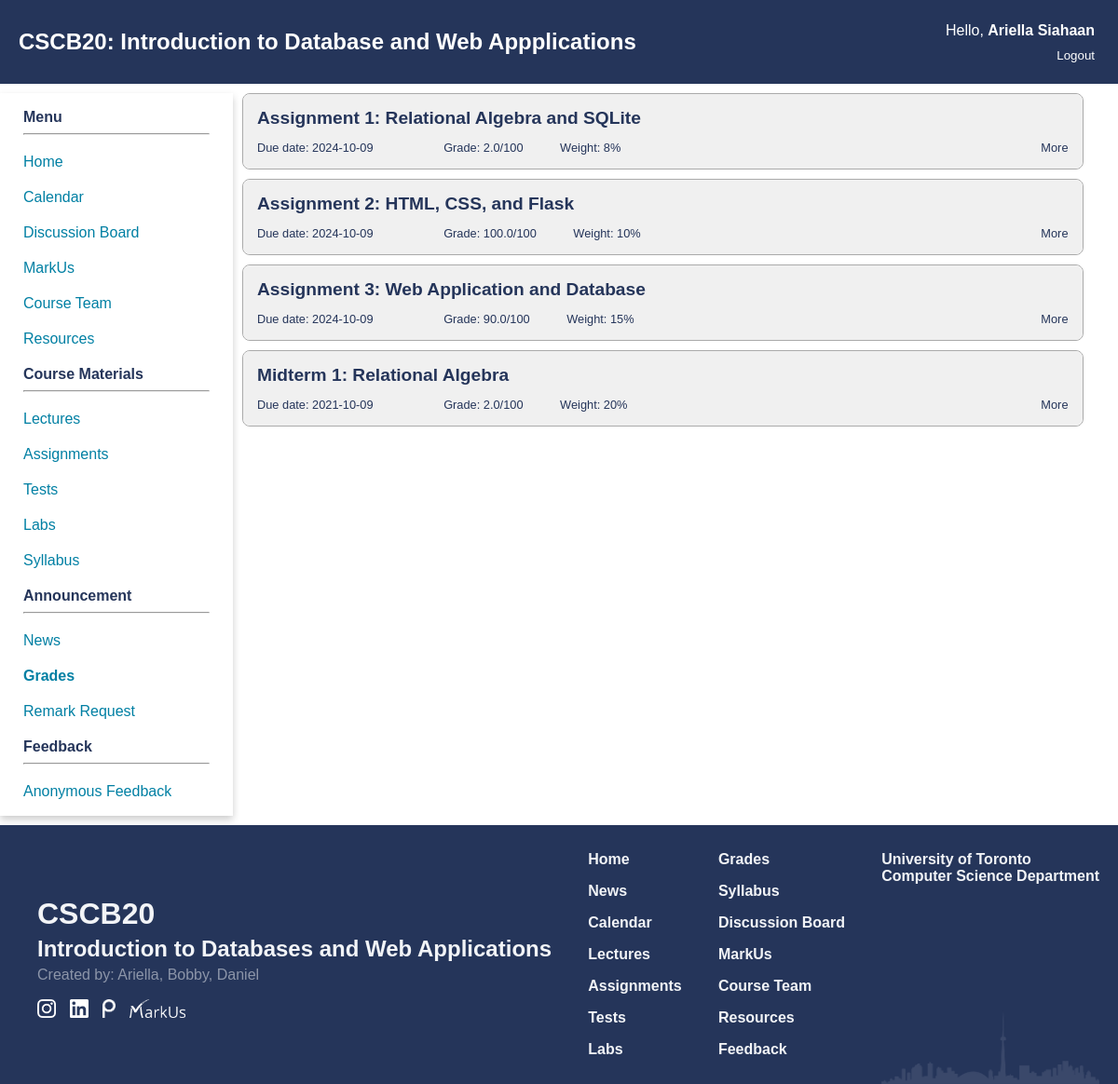
The page /grades (signed in) on the database its author committed.
### app.py (models this page shows)
class Test(db.Model):
    id = db.Column(db.Integer, primary_key = True, nullable = True)
    name = db.Column(db.String(250), nullable = False)
    desc = db.Column(db.Text)
    weight = db.Column(db.Integer, nullable = False)
    type = db.Column(db.String(50), nullable = False)
    due_date = db.Column(db.Date)
    grades = db.relationship("Grades", backref = 'test', lazy = True)

### app.py (the view)
@app.route('/grades')
def view():
    lst_tests = Test.query.all()
    lst_grades = None
    if(isInstructor(session)):
        students = Student.query.order_by(Student.name.asc()).all()
        return render_template("modify_assignment.html", lst_tests = lst_tests, grades = True, lst_grades = lst_grades)
    if(isStudent(session)):
        grades = Grades.query.filter(Grades.student_id == session["student_id"]).all()
        lst_of_tuple = []
        for test in lst_tests:
            found = False
            for grade in grades:
                if grade.test.id == test.id:
                    found = True
                    lst_of_tuple.append((test, str(grade.grade) + '/100'))
            if not found:
                lst_of_tuple.append((test, 'Not graded yet'))
        return render_template("grades.html", lst_of_tuple = lst_of_tuple, lst_tests = lst_tests, grades = True, lst_grades = lst_grades)
    return redirect('/')

### app.py (called while the page is built)
def isInstructor(identity):
    if "auth" in identity and identity["auth"] == 'Instructor':
        return True
    return False

def isStudent(identity):
    if "auth" in identity and identity["auth"] == 'Student':
        return True
    return False

### templates/grades.html (shortened to what this page needs)
{% extends 'home_template.html' %}
{% block extra_css %}
<link href="{{ url_for('static', filename='css/grades.css') }}" rel="stylesheet" type="text/css">
{% endblock %}
{% block content %}
<main class="grades-main">
    {% for test, grade in lst_of_tuple %}
    <div class="assignment-item">
        <div class="assignment-container assignment-header">
            <div class="assignment assignment-title more">{{ test.name }}</div>
            <div class="header-section header-section1">
                <span class="assignment due-date">Due date: {{ test.due_date }}</span>
                <span class="assignment assignment-grade">Grade: {{ grade }}</span>
                <span class="assignment assignment-weight">Weight: {{ test.weight }}%</span>
            </div>
            <div class="header-section more">More</div>
        </div>
    </div>
    {% endfor %}
</main>
{% endblock %}

### static/css/navbar.css (style rules this page uses)
:root { --primary_color: #25355A; --secondary_color: #007FA3; --phone_size: 600px; }
body { margin: 0; padding: 0; font-family: Arial, sans-serif; }
main { grid-area: content; padding: 20px; padding: 0px 10px 0px 10px; width: 95%; }

### static/css/index.css (style rules this page uses)
:root { --primary_color: #25355A; --secondary_color: #007FA3; }
body { background-color: #FFFFFF; color: var(--primary_color); font-family: Geneva, Arial, Helvetica, sans-serif; }

### static/css/grades.css (style rules this page uses)
.assignment-container { padding: 15px; }
.assignment-header { background-color: #f0f0f0; position: relative; height: 50px; border-radius: 8px; }
.assignment-item { border: solid; border-width: thin; border-color: #aaaaaa; margin-bottom: 10px; border-radius: 8px; }
.assignment-title { position: absolute; font-weight: 600; font-size: 1.2em; left: 15px; top: 15px; }
.header-section { font-size: 0.8em; position: absolute; }
.header-section1 { left: 15px; bottom: 15px; width: 80%; }
.header-section .assignment { margin-left: 5%; }
.header-section .due-date { margin-left: 0; margin-right: 5%; }
.more { position: absolute; right: 15px; bottom: 15px; }

### rows shown on the page
Test: name "Assignment 1: Relational Algebra and SQLite", due_date "2024-10-09", grade "2.0/100", weight "8"
Test: name "Assignment 2: HTML, CSS, and Flask", due_date "2024-10-09", grade "100.0/100", weight "10"
Test: name "Assignment 3: Web Application and Database", due_date "2024-10-09", grade "90.0/100", weight "15"
Test: name "Midterm 1: Relational Algebra", due_date "2021-10-09", grade "2.0/100", weight "20"

### other values the page prints
{{ session["name"] }} "Ariella Siahaan"
